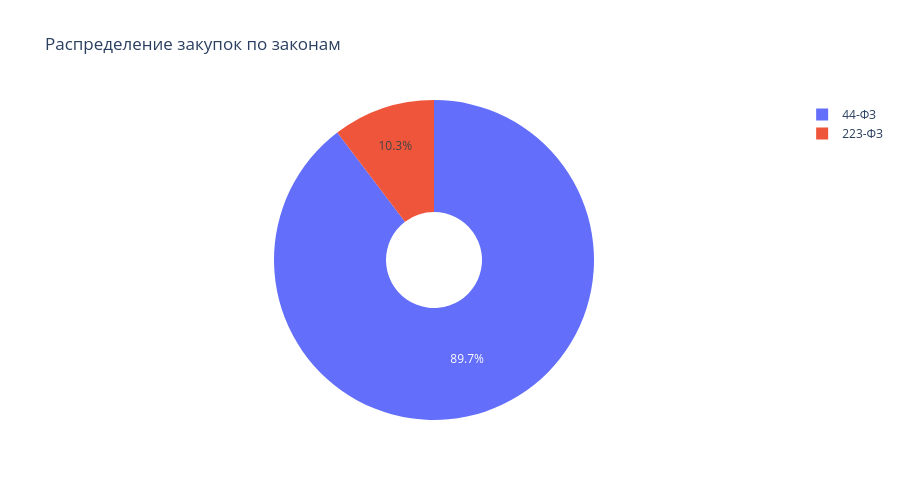

The code cell stored with this chart in its notebook:
### Code cell
# Распределение по законам (pie chart)
law_counts = df['law'].value_counts()

fig = px.pie(
    values=law_counts.values,
    names=law_counts.index,
    title='Распределение закупок по законам',
    hole=0.3
)
fig.update_layout(height=500)
fig.show()

### Figure 1 — Plotly figure (JSON) as saved in the notebook; plotly's stock layout.template omitted (floating-point values rounded to 4 significant figures)
{"data": [{"domain": {"x": [0, 1], "y": [0, 1]}, "hole": 0.3, "hovertemplate": "label=%{label}<br>value=%{value}<extra></extra>", "labels": ["44-ФЗ", "223-ФЗ"], "legendgroup": "", "name": "", "showlegend": true, "type": "pie", "values": [538, 62]}], "layout": {"height": 500, "legend": {"tracegroupgap": 0}, "title": {"text": "Распределение закупок по законам"}}}
